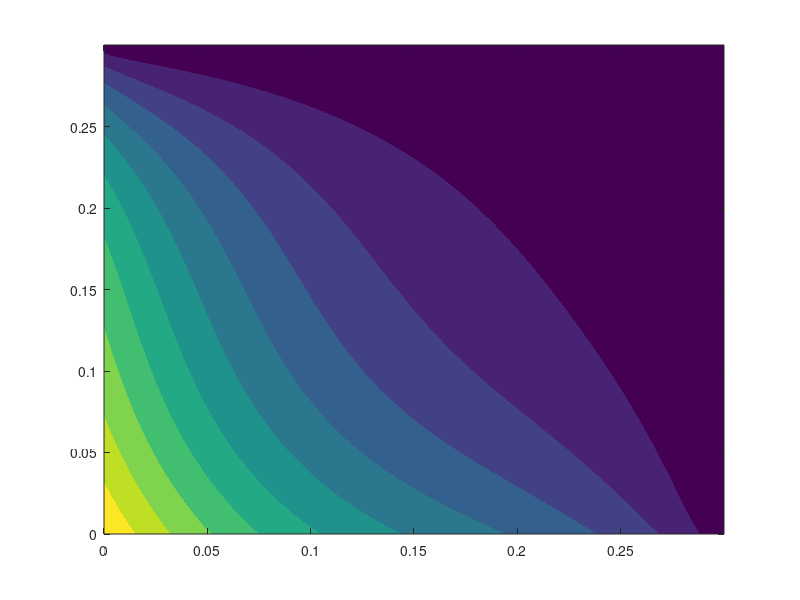

Here is the MATLAB script that generated this plot:
% Matlab Script to Simulate Conduction over a 2D - Flate Plate.
% MAE 3187 - Heat Transfer
% Author - Jon Snow

% Emptying the stack memory from previous scripts, closing all figures and
% clearing screen
clear
close all
clc

% All values are in SI Units

% Timing the code - Start
tic

% Defining Domain, Lx = 30 cm, Ly = 30 cm
Lx = 0.3; % m
Ly = 0.3; % m

% Number of grid points
Nx = 100;
Ny = 100;

% Grid spacing
dx = Lx/Nx;
dy = Ly/Ny;

% Defining node points
x = linspace(0,Lx,Nx+1);
y = linspace(0,Ly,Ny+1);

% Creating grid - will be useful when plotting - See post
% processing in the end
[X,Y]=meshgrid(x,y);
X=X';
Y=Y';

% Defining Temperature points on cell centers not on nodes points. You will
% see why.
T = zeros(Nx+2,Ny+2);

% Setting initial values at room temperature
T = T+(40+273);

% Simulation time
t = 90.0;

% Thermal Conductivity
k = 205; % W/mK

% Thermal Diffusivity
alpha = 8.344*(10^-5); % m^2/s

% Heat Generation
g = 10^6; % W/m^3

% Calculating dt using stability condition
dt = 0.5*(1/(2*alpha))*(1/((1/(dx^2))+(1/(dy^2))));

% Defining number of time steps
nt = ceil(t/dt); 

%nt = floor(t/dt); % can also use this

% ceil (ceiling) and floor (floor) return high/low integer values
% respectively. Type ' help ceil ' or ' help floor ' in command window 
% to learn more about them

tstep = 0; % time loop counter. Start with 0

% Boundary Condition Parameters

q1 = 10^6; % Flux - Low x boundary condition
q2 = 5*(10^5); % Flux - Low y boundary condition

T1 = 10+273; % Temp - High x boundary condition
T2 = 10+273; % Temp - High y boundary condition

% Begin Time Loop
while (tstep < nt)
    
    T_old = T; % Store T values from previous time step in T_old
    
    
    % Using vectorized equation to apply governing equation at INNER NODES
    % Eliminates the use of two for loops - increases computational speed
    
    T(2:Nx+1,2:Ny+1)= T_old(2:Nx+1,2:Ny+1)+...\
                   (((T_old(2:Nx+1,3:Ny+2)+T_old(2:Nx+1,1:Ny)-T_old(2:Nx+1,2:Ny+1).*2)/(dy*dy))...\
                   +((T_old(3:Nx+2,2:Ny+1)+T_old(1:Nx,2:Ny+1)-T_old(2:Nx+1,2:Ny+1).*2)/(dx*dx)))*alpha*dt...\
                    +(alpha*dt/k)*g;
     
    % Applying BCs. Using cell center method makes BC application simple.
    % These points are not on nodes but outside computational domain. These
    % are called Ghost Cells or Guard Cells.
    
    % Low x BC
    T(1,:) = T(2,:) + (q1*dx)/k;
    
    % Low y BC
    T(:,1) = T(:,2) + (q2*dy)/k;

    % High x BC
    T(Nx+2,:) = 2*T1 - T(Nx+1,:);
    
    % High y BC
    T(:,Ny+2) = 2*T2 - T(:,Ny+1);

    % Calculating residuals 
    % Error = RMS(T - T_old)
    
    T_res = sum(sum((T-T_old).^2))/((Nx+2)*(Ny+2));
    
    % If Error < Tolerance , then exit the time loop
    
    if (T_res < .000001 && T_res ~=0) 
        break
    end
    
    % increment time counter
    tstep = tstep + 1;
    
end
% End Time Loop

% Post Processing

% Interpolate values from cell center to nodal points
TT = (T(1:Nx+1,1:Ny+1)+T(1:Nx+1,2:Ny+2)+T(2:Nx+2,1:Ny+1)+T(2:Nx+2,2:Ny+2))/4;

% Timing the code - End
toc

% Plot results, use X,Y meshgrid points to specify T location
figure
contourf(X,Y,TT-273,'LineStyle','none')
